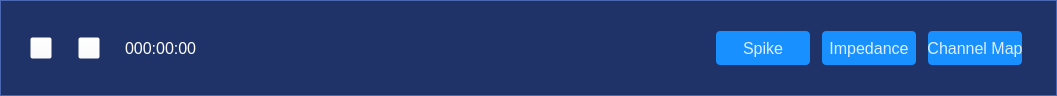
<?xml version="1.0" encoding="UTF-8"?>
<ui version="4.0">
 <class>CDetectToolbarClass</class>
 <widget class="QWidget" name="CDetectToolbarClass">
  <property name="geometry">
   <rect>
    <x>0</x>
    <y>0</y>
    <width>1057</width>
    <height>96</height>
   </rect>
  </property>
  <property name="windowTitle">
   <string>CDetectToolbar</string>
  </property>
  <property name="styleSheet">
   <string notr="true">#CDetectToolbarClass {
background-color:#1F3369;
border: 1px solid #4B68B3;
}</string>
  </property>
  <layout class="QHBoxLayout" name="horizontalLayout_2">
   <property name="spacing">
    <number>0</number>
   </property>
   <property name="leftMargin">
    <number>0</number>
   </property>
   <property name="topMargin">
    <number>0</number>
   </property>
   <property name="rightMargin">
    <number>0</number>
   </property>
   <property name="bottomMargin">
    <number>0</number>
   </property>
   <item>
    <layout class="QHBoxLayout" name="detectToolbarLayout">
     <property name="spacing">
      <number>0</number>
     </property>
     <item>
      <spacer name="horizontalSpacer_5">
       <property name="orientation">
        <enum>Qt::Horizontal</enum>
       </property>
       <property name="sizeType">
        <enum>QSizePolicy::Fixed</enum>
       </property>
       <property name="sizeHint" stdset="0">
        <size>
         <width>30</width>
         <height>20</height>
        </size>
       </property>
      </spacer>
     </item>
     <item>
      <widget class="QPushButton" name="startBtn">
       <property name="minimumSize">
        <size>
         <width>22</width>
         <height>22</height>
        </size>
       </property>
       <property name="maximumSize">
        <size>
         <width>22</width>
         <height>22</height>
        </size>
       </property>
       <property name="styleSheet">
        <string notr="true">background-color: rgba(255, 255, 255, 0);</string>
       </property>
       <property name="text">
        <string/>
       </property>
       <property name="icon">
        <iconset resource="Optimus.qrc">
         <normaloff>:/Optimus/images/trainPage/play.svg</normaloff>
         <normalon>:/Optimus/images/trainPage/pause.svg</normalon>:/Optimus/images/trainPage/play.svg</iconset>
       </property>
       <property name="iconSize">
        <size>
         <width>22</width>
         <height>22</height>
        </size>
       </property>
       <property name="checkable">
        <bool>true</bool>
       </property>
      </widget>
     </item>
     <item>
      <spacer name="horizontalSpacer_7">
       <property name="orientation">
        <enum>Qt::Horizontal</enum>
       </property>
       <property name="sizeType">
        <enum>QSizePolicy::Fixed</enum>
       </property>
       <property name="sizeHint" stdset="0">
        <size>
         <width>26</width>
         <height>20</height>
        </size>
       </property>
      </spacer>
     </item>
     <item>
      <widget class="QPushButton" name="recordBtn">
       <property name="minimumSize">
        <size>
         <width>22</width>
         <height>22</height>
        </size>
       </property>
       <property name="maximumSize">
        <size>
         <width>22</width>
         <height>22</height>
        </size>
       </property>
       <property name="styleSheet">
        <string notr="true">background-color: rgba(255, 255, 255,0);</string>
       </property>
       <property name="text">
        <string/>
       </property>
       <property name="icon">
        <iconset resource="Optimus.qrc">
         <normaloff>:/Optimus/images/trainPage/record.svg</normaloff>
         <normalon>:/Optimus/images/trainPage/recordPause.svg</normalon>:/Optimus/images/trainPage/record.svg</iconset>
       </property>
       <property name="iconSize">
        <size>
         <width>22</width>
         <height>22</height>
        </size>
       </property>
       <property name="checkable">
        <bool>true</bool>
       </property>
      </widget>
     </item>
     <item>
      <spacer name="horizontalSpacer_3">
       <property name="orientation">
        <enum>Qt::Horizontal</enum>
       </property>
       <property name="sizeType">
        <enum>QSizePolicy::Fixed</enum>
       </property>
       <property name="sizeHint" stdset="0">
        <size>
         <width>25</width>
         <height>20</height>
        </size>
       </property>
      </spacer>
     </item>
     <item>
      <widget class="QLabel" name="timestamp">
       <property name="styleSheet">
        <string notr="true">width: 105px;
height: 36px;
background: rgba(255,255,255,0.00);
border-radius: 4px;
font-size: 16px;
font-weight: normal;
color: #ffffff;
line-height: 53px;</string>
       </property>
       <property name="text">
        <string>000:00:00</string>
       </property>
      </widget>
     </item>
     <item>
      <spacer name="horizontalSpacer">
       <property name="orientation">
        <enum>Qt::Horizontal</enum>
       </property>
       <property name="sizeHint" stdset="0">
        <size>
         <width>40</width>
         <height>20</height>
        </size>
       </property>
      </spacer>
     </item>
     <item>
      <widget class="QPushButton" name="spikeBtn">
       <property name="styleSheet">
        <string notr="true">QPushButton {
width: 94px;
height: 34px;
background: #1890ff;
border-radius: 4px;
font-size: 16px;
font-weight: normal;
color: rgba(255,255,255,0.85);

}

QPushButton::hover {
width: 94px;
height: 34px;
background: #1890ff;
border-radius: 4px;
font-size: 16px;
font-weight: normal;
color: rgba(255,255,255,1);

}</string>
       </property>
       <property name="text">
        <string>Spike</string>
       </property>
      </widget>
     </item>
     <item>
      <spacer name="horizontalSpacer_2">
       <property name="orientation">
        <enum>Qt::Horizontal</enum>
       </property>
       <property name="sizeType">
        <enum>QSizePolicy::Fixed</enum>
       </property>
       <property name="sizeHint" stdset="0">
        <size>
         <width>12</width>
         <height>20</height>
        </size>
       </property>
      </spacer>
     </item>
     <item>
      <widget class="QPushButton" name="impedanceBtn">
       <property name="styleSheet">
        <string notr="true">QPushButton {
width: 94px;
height: 34px;
background: #1890ff;
border-radius: 4px;
font-size: 16px;
font-weight: normal;
color: rgba(255,255,255,0.85);

}

QPushButton::hover {
width: 94px;
height: 34px;
background: #1890ff;
border-radius: 4px;
font-size: 16px;
font-weight: normal;
color: rgba(255,255,255,1);

}</string>
       </property>
       <property name="text">
        <string>Impedance</string>
       </property>
      </widget>
     </item>
     <item>
      <spacer name="horizontalSpacer_8">
       <property name="orientation">
        <enum>Qt::Horizontal</enum>
       </property>
       <property name="sizeType">
        <enum>QSizePolicy::Fixed</enum>
       </property>
       <property name="sizeHint" stdset="0">
        <size>
         <width>12</width>
         <height>20</height>
        </size>
       </property>
      </spacer>
     </item>
     <item>
      <widget class="QPushButton" name="channelMapBtn">
       <property name="styleSheet">
        <string notr="true">QPushButton {
width: 94px;
height: 34px;
background: #1890ff;
border-radius: 4px;
font-size: 16px;
font-weight: normal;
color: rgba(255,255,255,0.85);

}

QPushButton::hover {
width: 94px;
height: 34px;
background: #1890ff;
border-radius: 4px;
font-size: 16px;
font-weight: normal;
color: rgba(255,255,255,1);

}</string>
       </property>
       <property name="text">
        <string>Channel Map</string>
       </property>
      </widget>
     </item>
     <item>
      <spacer name="horizontalSpacer_6">
       <property name="orientation">
        <enum>Qt::Horizontal</enum>
       </property>
       <property name="sizeType">
        <enum>QSizePolicy::Fixed</enum>
       </property>
       <property name="sizeHint" stdset="0">
        <size>
         <width>35</width>
         <height>20</height>
        </size>
       </property>
      </spacer>
     </item>
    </layout>
   </item>
  </layout>
 </widget>
 <layoutdefault spacing="6" margin="11"/>
 <resources>
  <include location="Optimus.qrc"/>
 </resources>
 <connections/>
</ui>
